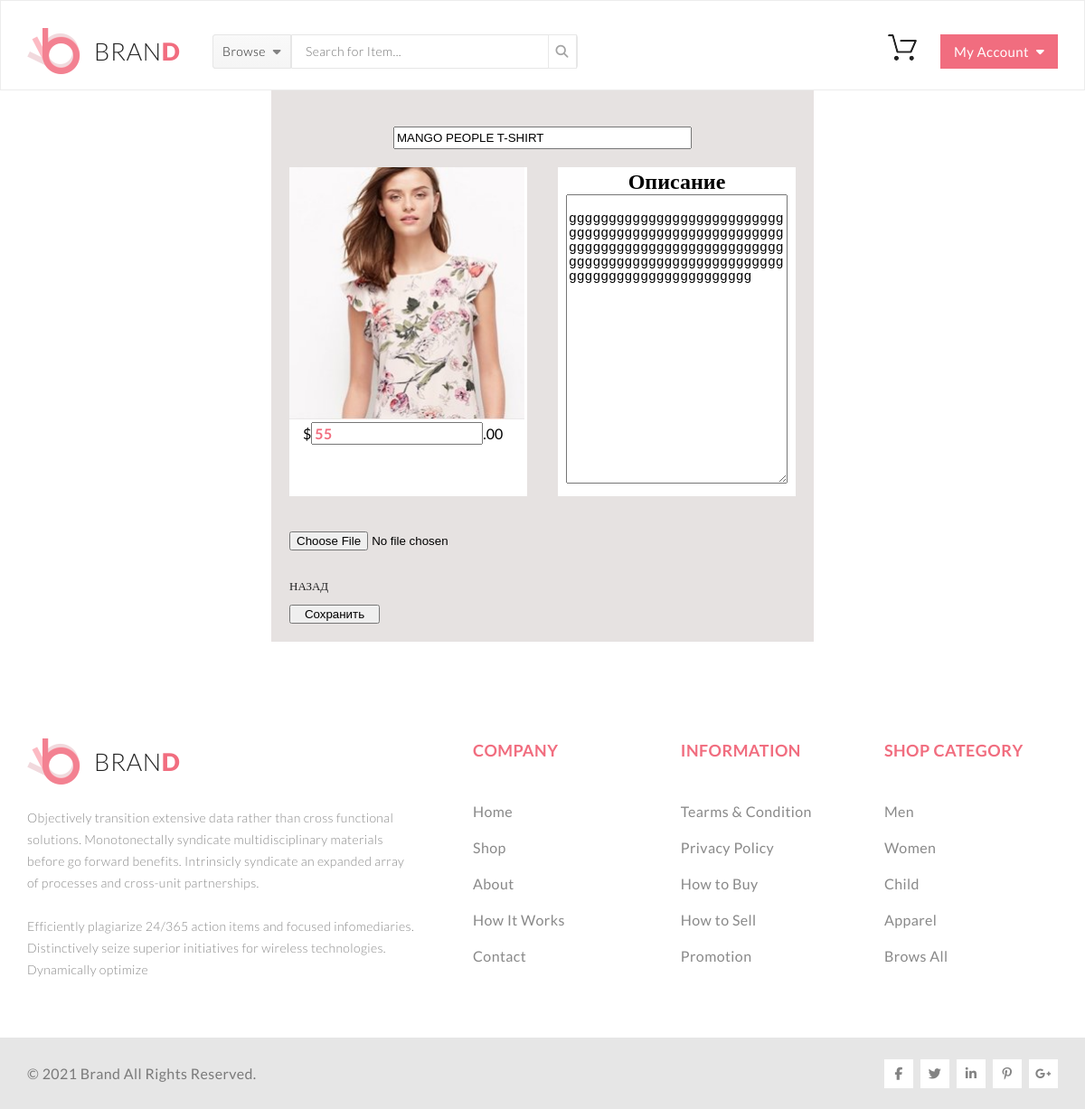
Page /editproduct.php?id=4 (signed in) on the committed database.
### tables this page shows
CREATE TABLE `product` (
  `id` int(11) NOT NULL,
  `title` varchar(100) NOT NULL,
  `size` int(11) NOT NULL,
  `price` int(11) NOT NULL,
  `img` varchar(100) NOT NULL,
  `description` text NOT NULL,
  `count` int(11) NOT NULL
);

### editproduct.php (the view, shortened to what this page needs)
<?php
    include_once "./controllers/Product.php";
    $id = (int)($_GET['id']);
    $sql="SELECT * FROM `product` WHERE `id`=$id";
    $res = mysqli_query($connect,$sql);
    $data = mysqli_fetch_assoc($res);
?>
<!DOCTYPE html>
<html lang="en">
<head>
	<link rel="stylesheet" href="css/style.css">
    <link rel="stylesheet" href="css/details.css">
</head>
<body>
<? include "./templates/header.php"; ?>
<div class="details-product-cont-elem">
    <form method="post" enctype="multipart/form-data">
        <div class="details-product-cont-elem-heder">
            <input class="product__edit-title" name="title" value="<?=$data['title']?>"/>
        </div>
        <div class="details-product-cont-elem-blok">
            <div class="product-cont-elem">
                        <img src="img/<?=$data['img']?>" alt="" width="260px">
                        <div class="product-cont-elem-text">
                            $<input class="product-cont-img-p2" id="priceProductEdit" name="price" value="<?=$data['price']?>"/>.00
                        </div>
            </div>
            <div class="product-cont-elem details-col">
                <h2 > Описание </h2>
                <textarea class="product__edit-textarea" id="descriptionProductEdit" name="description"> <?=$data['description']?> </textarea>
            </div>
        </div>
        <p><input type="file" name="img" accept="image/jpeg,image/png,image/gif" ></p>
        <?= $message? $message:'<br/>'?>
        <a href="index.php" >
            <p class="product-cont-img-p1"> Назад</p>
        </a>
            <input onclick="" value="Сохранить"  type="submit" name="submit" class="container-b"/>
    </form>
</div>
<? include "./templates/footer.php"; ?>
</body>
</html>

### css/style.css (style rules this page uses)
*, h1 { -webkit-box-sizing: border-box; box-sizing: border-box; margin: 0; }
body { margin: 0; font-family: "MyriadProRegular"; }
* { -webkit-box-sizing: border-box; box-sizing: border-box; margin: 0; }
body { margin: 0; font-family: Lato; }
a { text-decoration: none; }
.product-cont-elem { position: relative; width: 263px; height: 364px; background-color: #ffffff; text-align: left; margin-bottom: 38px; -webkit-transition-duration: 0.5s; transition-duration: 0.5s; }
.product-cont-elem-text { padding-left: 15px; }
.product-cont-img-p1 { font-family: Lato; font-size: 13px; line-height: 40px; font-weight: 400; text-transform: uppercase; color: #222222; }
.product-cont-img-p2 { font-size: 16px; font-family: Lato; line-height: 1.2; font-weight: 700; letter-spacing: 0.025em; text-transform: uppercase; color: #f16d7f; }

### css/details.css (style rules this page uses)
.details-product-cont-elem { background-color: #e6e2e1; width: 600px; margin: auto; padding: 20px; }
.details-product-cont-elem-heder { width: 100%; text-align: center; margin-top: 20px; margin-bottom: 20px; }
.details-product-cont-elem-blok { display: flex; justify-content: space-between; }
.details-col { text-align: center; }
.container-b { width: 100px; cursor: pointer; }
.product__edit-textarea { width: 245px; height: 320px; font-size: 11pt; }
.product__edit-title { width: 330px; height: 25px; }

### rows in the picture
product: title "MANGO PEOPLE T-SHIRT", img (picture), price "55", description "ggggggggggggggggggggggggggggggggggggggggggggggggggggggggggggggggggggggggggggggggggggggggggggggggggggggggggggggggggggggggggggggggggg"
